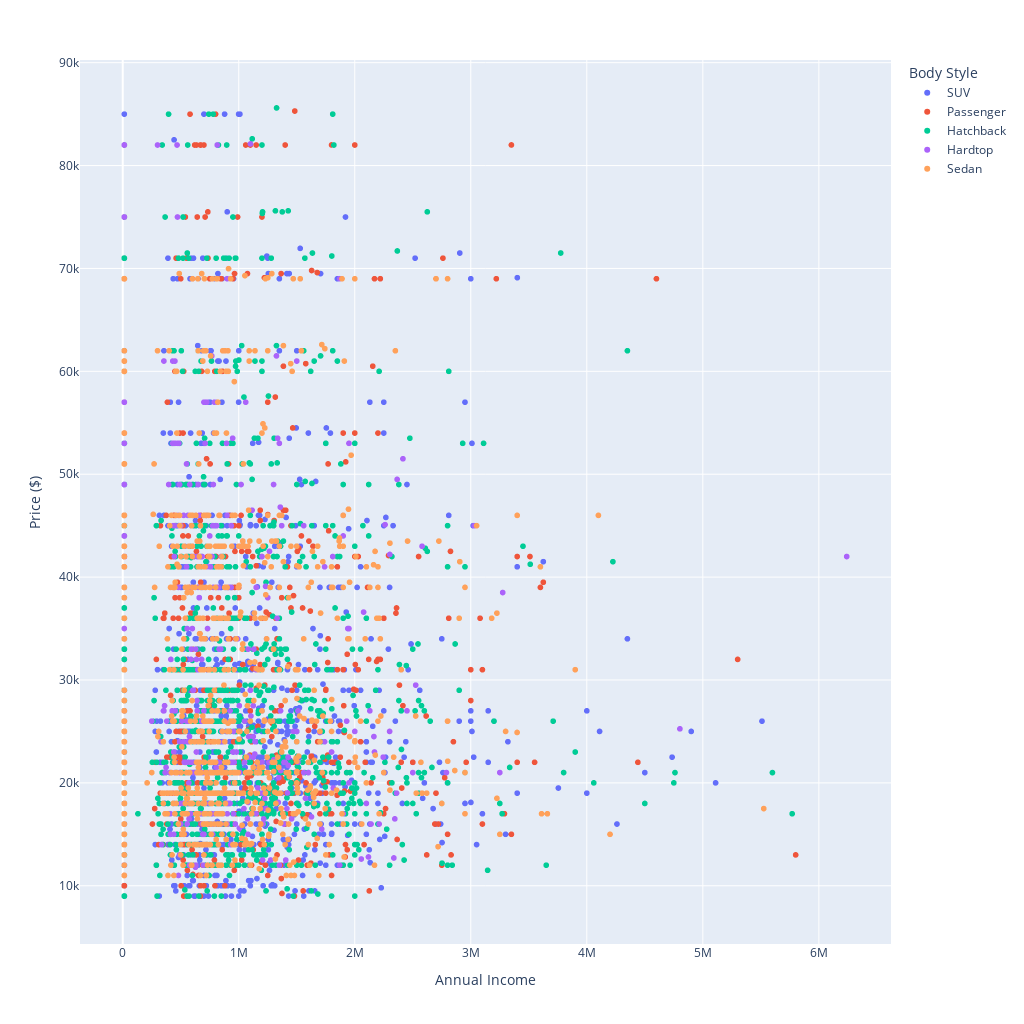

Notebook cell for this chart:
### Code cell
# 2.Постройте Scatterplot для двух числовых признаков из набора данных, отметив разными цветами категориальный признак. 
#   Использовать любую из библиотек: matplotlib, seaborn, plotly.
fig = px.scatter(df, x='Annual Income', y='Price ($)', 
                  width=1024, height=1024, template='plotly',
                  color='Body Style',  
            hover_data=['Model', 'Gender'])
fig.show()
plotly.io.write_image(fig, 'task_2_1_scatter plot.png')

### Figure 1 — Plotly figure (JSON) as saved in the notebook; plotly's stock layout.template omitted (floating-point values rounded to 4 significant figures; data arrays with more than 128 entries replaced by an {"elided": "..."} marker saying what was removed)
{"data": [{"customdata": {"elided": "1366x2 str values"}, "hovertemplate": "Body Style=SUV<br>Annual Income=%{x}<br>Price ($)=%{y}<br>Model=%{customdata[0]}<br>Gender=%{customdata[1]}<extra></extra>", "legendgroup": "SUV", "marker": {"color": "#636efa", "symbol": "circle"}, "mode": "markers", "name": "SUV", "showlegend": true, "type": "scattergl", "x": {"elided": "1366 int values"}, "xaxis": "x", "y": {"elided": "1366 int values"}, "yaxis": "y"}, {"customdata": {"elided": "795x2 str values"}, "hovertemplate": "Body Style=Passenger<br>Annual Income=%{x}<br>Price ($)=%{y}<br>Model=%{customdata[0]}<br>Gender=%{customdata[1]}<extra></extra>", "legendgroup": "Passenger", "marker": {"color": "#EF553B", "symbol": "circle"}, "mode": "markers", "name": "Passenger", "showlegend": true, "type": "scattergl", "x": {"elided": "795 int values"}, "xaxis": "x", "y": {"elided": "795 int values"}, "yaxis": "y"}, {"customdata": {"elided": "1475x2 str values"}, "hovertemplate": "Body Style=Hatchback<br>Annual Income=%{x}<br>Price ($)=%{y}<br>Model=%{customdata[0]}<br>Gender=%{customdata[1]}<extra></extra>", "legendgroup": "Hatchback", "marker": {"color": "#00cc96", "symbol": "circle"}, "mode": "markers", "name": "Hatchback", "showlegend": true, "type": "scattergl", "x": {"elided": "1475 int values"}, "xaxis": "x", "y": {"elided": "1475 int values"}, "yaxis": "y"}, {"customdata": {"elided": "411x2 str values"}, "hovertemplate": "Body Style=Hardtop<br>Annual Income=%{x}<br>Price ($)=%{y}<br>Model=%{customdata[0]}<br>Gender=%{customdata[1]}<extra></extra>", "legendgroup": "Hardtop", "marker": {"color": "#ab63fa", "symbol": "circle"}, "mode": "markers", "name": "Hardtop", "showlegend": true, "type": "scattergl", "x": {"elided": "411 int values"}, "xaxis": "x", "y": {"elided": "411 int values"}, "yaxis": "y"}, {"customdata": {"elided": "954x2 str values"}, "hovertemplate": "Body Style=Sedan<br>Annual Income=%{x}<br>Price ($)=%{y}<br>Model=%{customdata[0]}<br>Gender=%{customdata[1]}<extra></extra>", "legendgroup": "Sedan", "marker": {"color": "#FFA15A", "symbol": "circle"}, "mode": "markers", "name": "Sedan", "showlegend": true, "type": "scattergl", "x": {"elided": "954 int values"}, "xaxis": "x", "y": {"elided": "954 int values"}, "yaxis": "y"}], "layout": {"height": 1024, "legend": {"title": {"text": "Body Style"}, "tracegroupgap": 0}, "margin": {"t": 60}, "width": 1024, "xaxis": {"anchor": "y", "domain": [0, 1], "title": {"text": "Annual Income"}}, "yaxis": {"anchor": "x", "domain": [0, 1], "title": {"text": "Price ($)"}}}}
